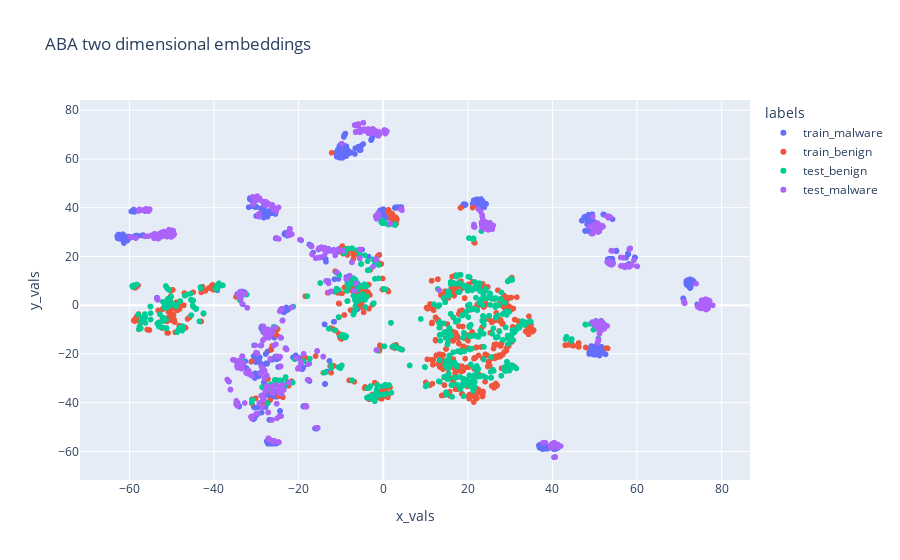

Source (notebook cell):
### Code cell
model, y_train, y_test, app_vec, app_vec_tst, y_pred, svm = metaPrediction.prediction('ABA', fp_new, labels_fp_new)

### Figure 1 — Plotly figure (JSON) as saved in the notebook; plotly's stock layout.template omitted (floating-point values rounded to 4 significant figures; data arrays with more than 128 entries replaced by an {"elided": "..."} marker saying what was removed)
{"data": [{"hovertemplate": "labels=train_malware<br>x_vals=%{x}<br>y_vals=%{y}<extra></extra>", "legendgroup": "train_malware", "marker": {"color": "#636efa", "symbol": "circle"}, "mode": "markers", "name": "train_malware", "showlegend": true, "type": "scattergl", "x": {"elided": "675 float values"}, "xaxis": "x", "y": {"elided": "675 float values"}, "yaxis": "y"}, {"hovertemplate": "labels=train_benign<br>x_vals=%{x}<br>y_vals=%{y}<extra></extra>", "legendgroup": "train_benign", "marker": {"color": "#EF553B", "symbol": "circle"}, "mode": "markers", "name": "train_benign", "showlegend": true, "type": "scattergl", "x": {"elided": "660 float values"}, "xaxis": "x", "y": {"elided": "660 float values"}, "yaxis": "y"}, {"hovertemplate": "labels=test_benign<br>x_vals=%{x}<br>y_vals=%{y}<extra></extra>", "legendgroup": "test_benign", "marker": {"color": "#00cc96", "symbol": "circle"}, "mode": "markers", "name": "test_benign", "showlegend": true, "type": "scattergl", "x": {"elided": "666 float values"}, "xaxis": "x", "y": {"elided": "666 float values"}, "yaxis": "y"}, {"hovertemplate": "labels=test_malware<br>x_vals=%{x}<br>y_vals=%{y}<extra></extra>", "legendgroup": "test_malware", "marker": {"color": "#ab63fa", "symbol": "circle"}, "mode": "markers", "name": "test_malware", "showlegend": true, "type": "scattergl", "x": {"elided": "669 float values"}, "xaxis": "x", "y": {"elided": "669 float values"}, "yaxis": "y"}], "layout": {"legend": {"title": {"text": "labels"}, "tracegroupgap": 0}, "title": {"text": "ABA two dimensional embeddings"}, "xaxis": {"anchor": "y", "domain": [0, 1], "title": {"text": "x_vals"}}, "yaxis": {"anchor": "x", "domain": [0, 1], "title": {"text": "y_vals"}}}}
